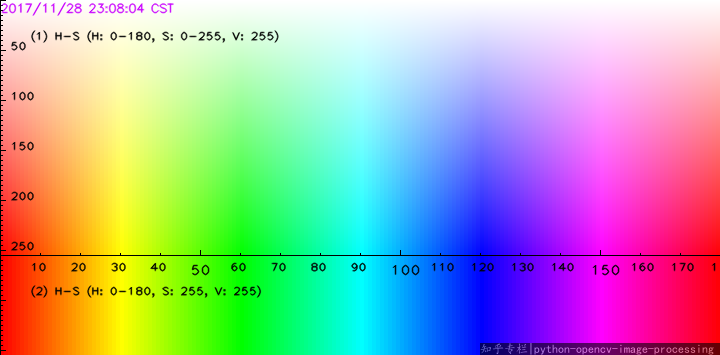
#> input picture Blobdetect/hsvmap.png, 720 x 355 px, found by its file name
$ python Blobdetect.py   (older library calls are emulated)
#> lines starting #> are read from the running program, lines starting #| are printed output that depends on the picture; after the words box and inside, x2 and y2 are one past the last pixel; in counts of white or black regions, pixels touching at a corner belong together
#!/usr/bin/python

# Standard imports
import cv2
import numpy as np

# Read image
# im = cv2.imread("/home/marcus/rockettrackingplatform/Blobdetect/image3.png")
im = cv2.imread("/home/marcus/rockettrackingplatform/Blobdetect/hsvmap.png")
#> im is the input picture: shape (355, 720, 3); mean B, G, R 170.7, 171.1, 169.8
# im = cv2.imread("/home/marcus/rockettrackingplatform/Blobdetect/blob.jpg")

hue_min = np.array([5, 20, 20],np.uint8)
hue_max = np.array([20, 255, 255],np.uint8)

hsv_img = cv2.cvtColor(im,cv2.COLOR_BGR2HSV)
#> hsv_img: shape (355, 720, 3); mean H, S, V 89.4, 162.1, 249.9

frame_threshed = cv2.inRange(hsv_img, hue_min, hue_max)
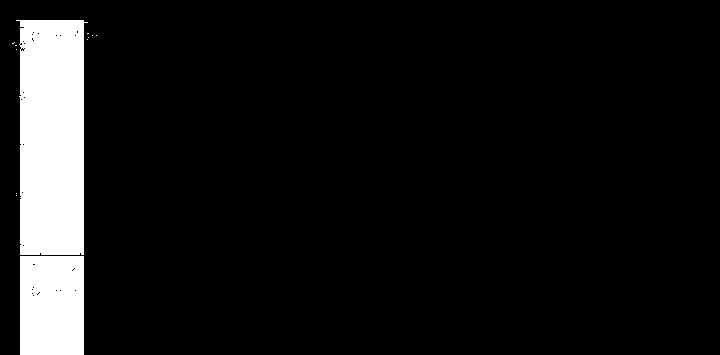
#> frame_threshed: shape (355, 720); 8.3% white; 12 white regions (10 under 20 px), largest, box (x1, y1, x2, y2) and area: (16, 20, 88, 255) 15006, (20, 256, 84, 355) 6321
masked = cv2.bitwise_and(im,im,mask=frame_threshed)
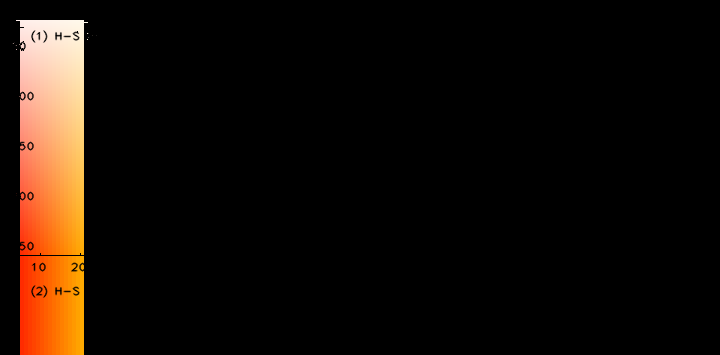
#> masked: shape (355, 720, 3); mean B, G, R 6.8, 12.7, 20.8
# cv2.imwrite('output2.jpg', frame_threshed)
frame_threshed = cv2.bitwise_not(frame_threshed)
cv2.imshow("threshold", frame_threshed)
cv2.imshow("mask",masked)

# Setup SimpleBlobDetector parameters.
params = cv2.SimpleBlobDetector_Params()

# Filter by Area.
params.filterByArea = True
params.minArea = 5

# Filter by Circularity
params.filterByCircularity = False
params.minCircularity = 0.1

# Filter by Convexity
params.filterByConvexity = False
params.minConvexity = 0.87

# Filter by Inertia
params.filterByInertia = False
params.minInertiaRatio = 0.1

# Create a detector with the parameters
ver = (cv2.__version__).split('.')
if int(ver[0]) < 3 :
	detector = cv2.SimpleBlobDetector(params)
else :
	detector = cv2.SimpleBlobDetector_create(params)


# Detect blobs.
keypoints = detector.detect(frame_threshed)
#> keypoints = ()

# Draw detected blobs as red circles.
# cv2.DRAW_MATCHES_FLAGS_DRAW_RICH_KEYPOINTS ensures
# the size of the circle corresponds to the size of blob

im_with_keypoints = cv2.drawKeypoints(im, keypoints, np.array([]), (0,0,255), cv2.DRAW_MATCHES_FLAGS_DRAW_RICH_KEYPOINTS)

# Show blobs
cv2.imshow("Keypoints", im_with_keypoints)
cv2.waitKey(0)
